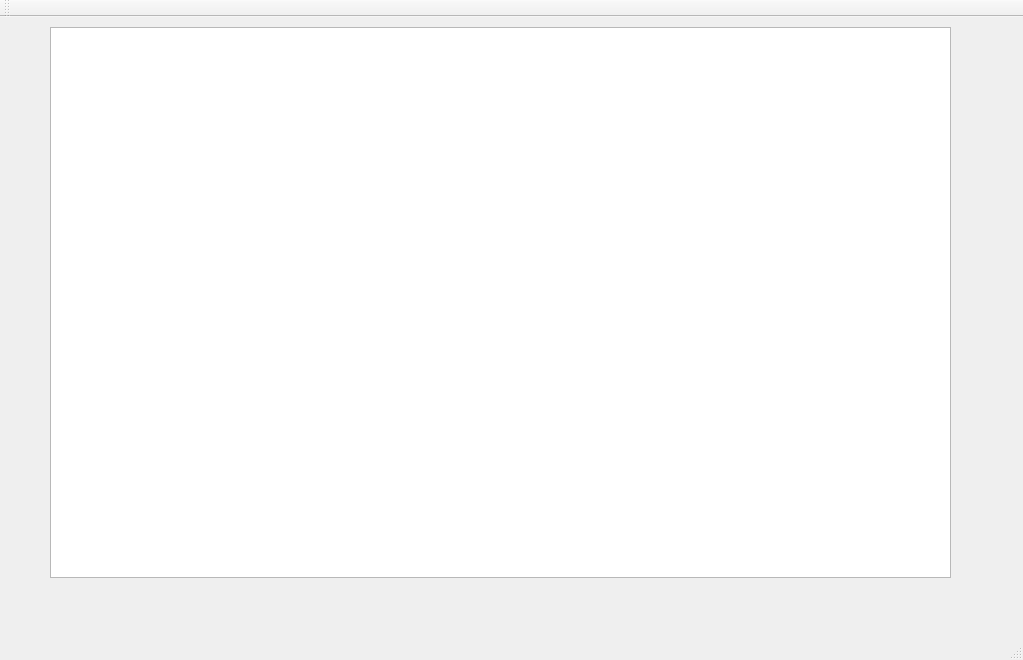
<?xml version="1.0" encoding="UTF-8"?>
<ui version="4.0">
 <class>MainWindow</class>
 <widget class="QMainWindow" name="MainWindow">
  <property name="geometry">
   <rect>
    <x>0</x>
    <y>0</y>
    <width>1023</width>
    <height>660</height>
   </rect>
  </property>
  <property name="windowTitle">
   <string>MainWindow</string>
  </property>
  <widget class="QWidget" name="centralWidget">
   <widget class="FrameTreeView" name="treeView">
    <property name="geometry">
     <rect>
      <x>50</x>
      <y>10</y>
      <width>901</width>
      <height>551</height>
     </rect>
    </property>
    <property name="minimumSize">
     <size>
      <width>711</width>
      <height>0</height>
     </size>
    </property>
   </widget>
  </widget>
  <widget class="QMenuBar" name="menuBar">
   <property name="geometry">
    <rect>
     <x>0</x>
     <y>0</y>
     <width>1023</width>
     <height>21</height>
    </rect>
   </property>
  </widget>
  <widget class="QToolBar" name="mainToolBar">
   <attribute name="toolBarArea">
    <enum>TopToolBarArea</enum>
   </attribute>
   <attribute name="toolBarBreak">
    <bool>false</bool>
   </attribute>
  </widget>
  <widget class="QStatusBar" name="statusBar"/>
 </widget>
 <layoutdefault spacing="6" margin="11"/>
 <customwidgets>
  <customwidget>
   <class>FrameTreeView</class>
   <extends>QTreeView</extends>
   <header>frametreeview.h</header>
  </customwidget>
 </customwidgets>
 <resources/>
 <connections/>
</ui>
